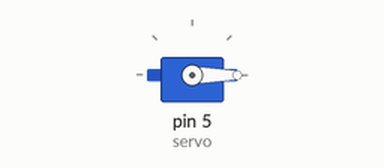
Simulated run of this sketch. Board: Arduino Uno, built with avr-gcc and run on an emulated ATmega328P. On the bench: servo.

Above: at 0.05 s.
At 3.25 s:
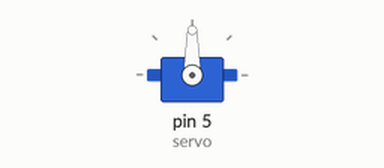
At 6.5 s:
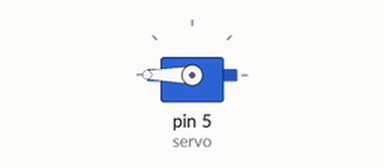
At 13.0 s:
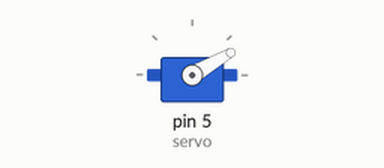
Timing chart, 0 to 18.2 s (numbered marks = the images above):
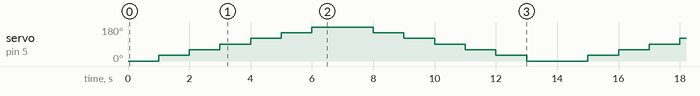

Measured:
- by itself, servo on pin 5 (servo): repeats every 14.0 s: 60° 1.0 s, 90° 1.0 s, 120° 1.0 s, 150° 1.0 s, 180° 2.0 s, 150° 1.0 s, 120° 1.0 s, 90° 1.0 s, 60° 1.0 s, 30° 1.0 s, 0° 2.0 s, 30° 1.0 s

The sketch:

servo_control.ino
```cpp
#include<Servo.h>
Servo servo;
int i;
void setup() {
  // put your setup code here, to run once:
servo.attach(5);
}

void loop() {
  // put your main code here, to run repeatedly:
for(i=0;i<=180;i+=30)
{
  servo.write(i);
  delay(1000);
}
for(i=180;i>=0;i-=30)
{
  servo.write(i);
  delay(1000);
}
}
```
